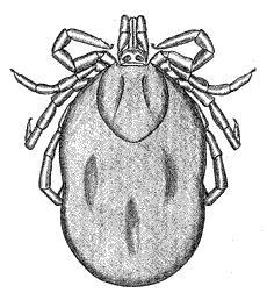
#> input picture Q45/Caltech_101/tick/image_0001.jpg, 267 x 300 px; its folder holds 3 pictures in this run
$ python RF_classification.py
#> lines starting #> are read from the running program, lines starting #| are printed output that depends on the picture
### Q45/DESCRIPTOR.py
import os
import cv2

import numpy as np
from glob import glob
from joblib import dump, load
from collections import Counter
from sklearn.cluster import KMeans

from utils.visualize import visualize_histograms, visualize_keypoints


def load_images():
    dataset = {'train_img': {}, 'test_img': {}}
    classes = os.listdir(os.path.abspath('Caltech_101'))

    for cls in classes:
        images = glob(f'Caltech_101/{cls}/**.jpg')
        target_images = images[:30]
        dataset['train_img'][cls] = [cv2.imread(img) for img in target_images[:15]]
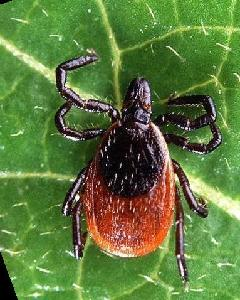
#> input picture Q45/Caltech_101/tick/image_0002.jpg, 240 x 300 px
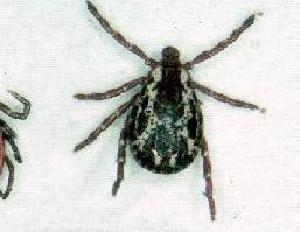
#> input picture Q45/Caltech_101/tick/image_0005.jpg, 300 x 232 px
        dataset['test_img'][cls] = [cv2.imread(img) for img in target_images[15:]]

    return dataset


def images_to_descriptors(images, descriptor_type='SIFT'):
    if descriptor_type == 'SIFT':
        descriptor = cv2.SIFT.create()
    elif descriptor_type == 'BRISK':
        descriptor = cv2.BRISK.create()
    elif descriptor_type == 'ORB':
        descriptor = cv2.ORB.create()
    else:
        raise ValueError("Wrong Descriptor Type")

    descriptors = []
    for img in images:
        _, desc = descriptor.detectAndCompute(cv2.cvtColor(img, cv2.COLOR_BGR2GRAY), None)
        descriptors.append(desc)

    return descriptors


def descriptors_to_histogram(descriptors, codebook):
    nearest = codebook.predict(descriptors)
    hist = np.zeros(codebook.n_clusters)

    count = Counter(nearest)
    for idx, n in count.items():
        hist[idx] = n

    hist /= descriptors.shape[0]
    return hist


def train_codebook(descriptors, descriptor_type, n_clusters=100, checkpoint=None):
    if checkpoint and os.path.isfile(checkpoint):
        return load(checkpoint)

    kmeans = KMeans(n_clusters=n_clusters).fit(descriptors)
    os.makedirs('checkpoints', exist_ok=True)
    dump(kmeans, f'checkpoints/{descriptor_type}_{n_clusters}_kmeans.pkl')
    return kmeans


""" Constructing dataset (images, descriptors, histogram) & Training CODEBOOK. """


def ready(descriptor_type, n_clusters):
    dataset = load_images()
#> dataset = 2 items
    dataset['train_desc'] = {}
    dataset['test_desc'] = {}

    for (cls, images) in dataset['train_img'].items():
        dataset['train_desc'][cls] = images_to_descriptors(images, descriptor_type)
#> this loop made 2 passes
#> cls on passes 1 to 2: 'tick', 'trilobite'
#> after the loop, dataset = 4 items
    for (cls, images) in dataset['test_img'].items():
        dataset['test_desc'][cls] = images_to_descriptors(images, descriptor_type)
#> this loop made 2 passes

    all_train_descriptors = []
    for descriptors in dataset['train_desc'].values():
        all_train_descriptors.append(np.concatenate(descriptors, axis=0))
#> this loop made 2 passes
#> after the loop, all_train_descriptors = 2 items

    all_train_descriptors = np.concatenate(all_train_descriptors)
    codebook = train_codebook(all_train_descriptors, descriptor_type, n_clusters=n_clusters,
                              checkpoint=f'checkpoints/{descriptor_type}_{n_clusters}_kmeans.pkl')

    dataset['train_hist'] = {}
    dataset['test_hist'] = {}
    for (cls, descriptors) in dataset['train_desc'].items():
        dataset['train_hist'][cls] = np.stack([descriptors_to_histogram(desc, codebook) for desc in descriptors],
                                              axis=0)
#> after the loop, dataset = 6 items
    for (cls, descriptors) in dataset['test_desc'].items():
        dataset['test_hist'][cls] = np.stack([descriptors_to_histogram(desc, codebook) for desc in descriptors], axis=0)
#> this loop made 1 pass

    return dataset, codebook


# [22 lines that do not run on import are left out]

### Q45/RF_classification.py
import os
import cv2
import numpy as np
import matplotlib.pyplot as plt

from einops import rearrange
from argparse import ArgumentParser
from sklearn.metrics import confusion_matrix, accuracy_score
from sklearn.ensemble import RandomForestClassifier
from DESCRIPTOR import ready
from utils.visualize import visualize_confusion_matrix, plot_confusion_matrix


# [55 lines left out: functions test_n_classifiers, calculate_confusion_matrix, show_success_fail_examples, not called in this run]


if __name__ == '__main__':
    plt.ioff()
    parser = ArgumentParser()
    parser.add_argument("--vis", dest="vis", action="store_true", help="Visualize images")
    parser.set_defaults(vis=True)
    args = parser.parse_args()

    c = 10
    n_images_per_class = 15
    vocabulary_size = 100
    classes = os.listdir(os.path.abspath('Caltech_101'))
    CLASS = {'tick': 0,
             'trilobite': 1,
             'umbrella': 2,
             'watch': 3,
             'water_lilly': 4,
             'wheelchair': 5,
             'wild_cat': 6,
             'windsor_chair': 7,
             'wrench': 8,
             'yin_yang': 9}

#> (the run stopped early here; a loop or call above may not have finished)
